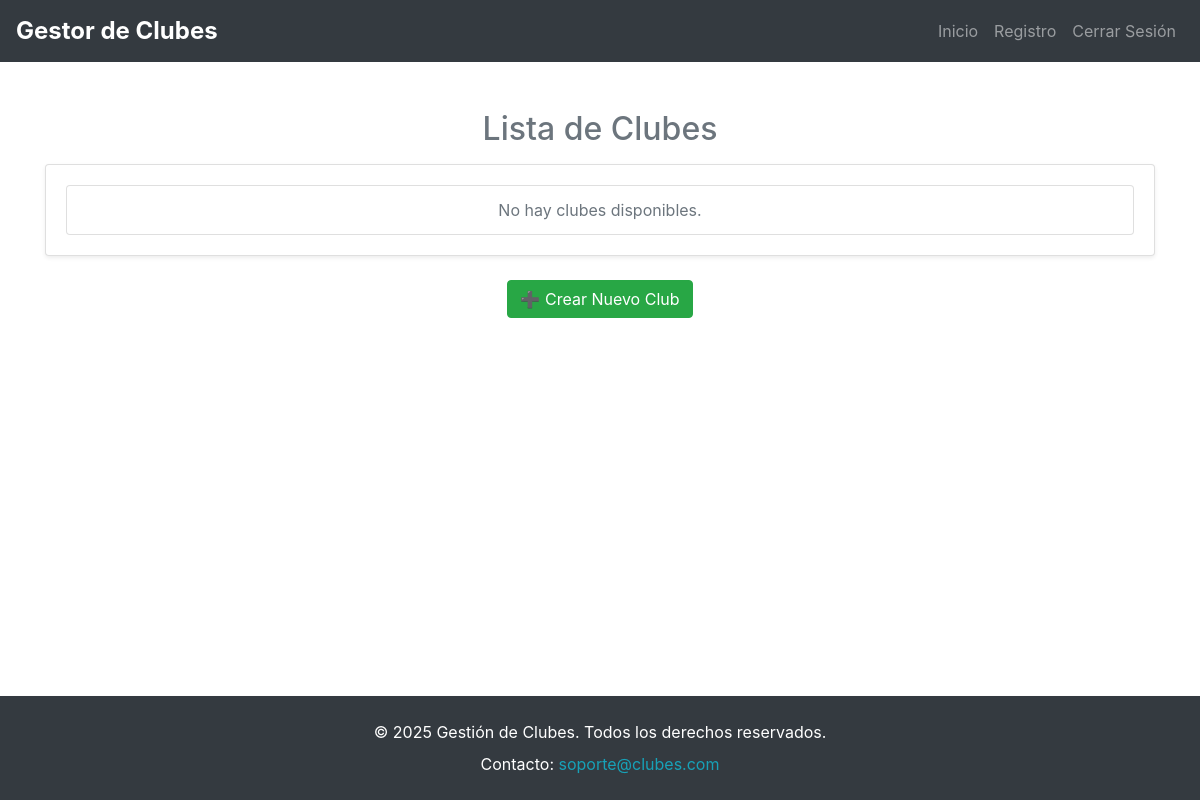
Before: /clubes/ with the older database file.
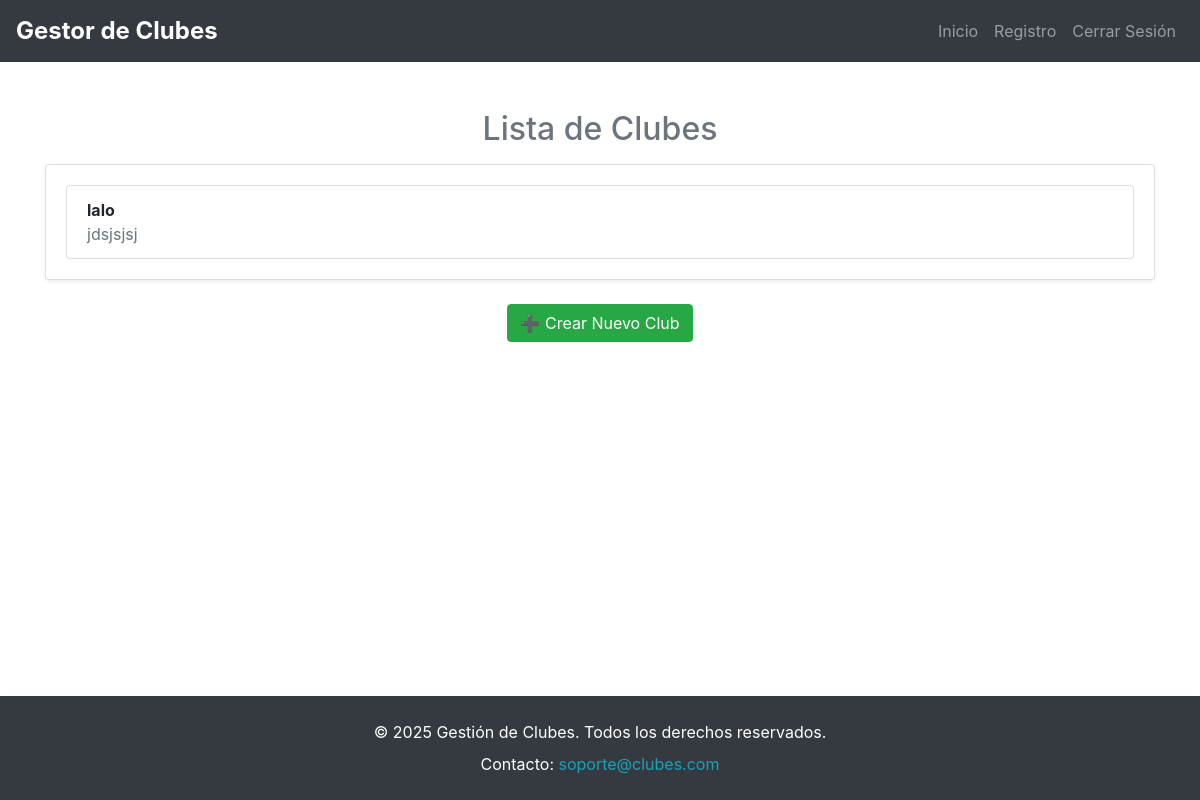
After: the same page with the newer database file.
### clubes/models.py (models this page shows)
class Club(models.Model):
    CATEGORIAS = (
        ('academico', 'Académico'),
        ('deportivo', 'Deportivo'),
        ('cultural', 'Cultural'),
    )
    nombre = models.CharField(max_length=100)
    descripcion = models.TextField()
    categoria = models.CharField(max_length=20, choices=CATEGORIAS)
    lider = models.ForeignKey(Usuario, on_delete=models.CASCADE)  # Relación con Usuario

### clubes/views.py (the view)
# urls.py: path('', views.home, name='home'),  # 👈 Ruta para la página principal
def home(request):
    clubes = Club.objects.all()  # Obtén todos los clubes
    return render(request, 'clubes/index.html', {'clubes': clubes})

### templates/clubes/index.html (shortened to what this page needs)
{% extends 'base.html' %}
{% block content %}
<div class="text-center">
    <h2 class="text-secondary">Lista de Clubes</h2>
</div>
<div class="card shadow-sm mt-3">
    <div class="card-body">
        <ul class="list-group">
            {% for club in clubes %}
                <li class="list-group-item d-flex justify-content-between align-items-center">
                    <div>
                        <strong>{{ club.nombre }}</strong>
                        <p class="mb-0 text-muted">{{ club.descripcion }}</p>
                    </div>
                </li>
            {% empty %}
                <li class="list-group-item text-center text-muted">No hay clubes disponibles.</li>
            {% endfor %}
        </ul>
    </div>
</div>
<div class="text-center mt-4">
    <a href="{% url 'crear_club' %}" class="btn btn-success">➕ Crear Nuevo Club</a>
</div>
{% endblock %}

Changed rows visible on the page:
added Club: nombre "lalo", descripcion "jdsjsjsj"
Other visible differences:
text no longer shown: "No hay clubes disponibles."
